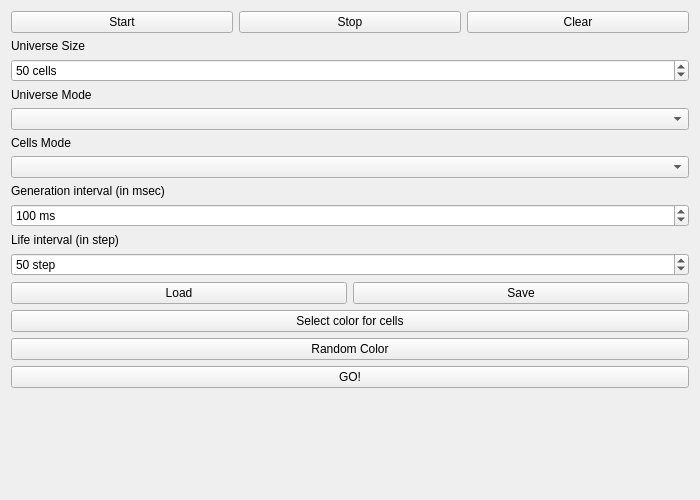
<?xml version="1.0" encoding="UTF-8"?>
<ui version="4.0">
 <class>MainWindow</class>
 <widget class="QMainWindow" name="MainWindow">
  <property name="geometry">
   <rect>
    <x>0</x>
    <y>0</y>
    <width>700</width>
    <height>500</height>
   </rect>
  </property>
  <property name="windowTitle">
   <string>Cellular Automata</string>
  </property>
  <widget class="QWidget" name="centralWidget">
   <layout class="QHBoxLayout" name="horizontalLayout">
    <item>
     <layout class="QHBoxLayout" name="mainLayout">
      <item>
       <layout class="QVBoxLayout" name="gameLayout"/>
      </item>
      <item>
       <layout class="QVBoxLayout" name="setLayout">
        <item>
         <layout class="QHBoxLayout" name="controlLayout">
          <item>
           <widget class="QPushButton" name="startButton">
            <property name="text">
             <string>Start</string>
            </property>
           </widget>
          </item>
          <item>
           <widget class="QPushButton" name="stopButton">
            <property name="text">
             <string>Stop</string>
            </property>
           </widget>
          </item>
          <item>
           <widget class="QPushButton" name="clearButton">
            <property name="text">
             <string>Clear</string>
            </property>
           </widget>
          </item>
         </layout>
        </item>
        <item>
         <widget class="QLabel" name="label">
          <property name="text">
           <string>Universe Size</string>
          </property>
         </widget>
        </item>
        <item>
         <widget class="QSpinBox" name="cellsControl">
          <property name="suffix">
           <string> cells</string>
          </property>
          <property name="minimum">
           <number>10</number>
          </property>
          <property name="maximum">
           <number>400</number>
          </property>
          <property name="value">
           <number>50</number>
          </property>
         </widget>
        </item>
        <item>
         <widget class="QLabel" name="label3">
          <property name="text">
           <string>Universe Mode</string>
          </property>
         </widget>
        </item>
        <item>
         <widget class="QComboBox" name="modeControl"/>
        </item>
        <item>
         <widget class="QLabel" name="label4">
          <property name="text">
           <string>Cells Mode</string>
          </property>
         </widget>
        </item>
        <item>
         <widget class="QComboBox" name="cellsMode"/>
        </item>
        <item>
         <widget class="QLabel" name="label2">
          <property name="text">
           <string>Generation interval (in msec)</string>
          </property>
         </widget>
        </item>
        <item>
         <widget class="QSpinBox" name="iterInterval">
          <property name="suffix">
           <string> ms</string>
          </property>
          <property name="minimum">
           <number>50</number>
          </property>
          <property name="maximum">
           <number>100000</number>
          </property>
          <property name="singleStep">
           <number>10</number>
          </property>
          <property name="value">
           <number>100</number>
          </property>
         </widget>
        </item>
        <item>
         <widget class="QLabel" name="label5">
          <property name="text">
           <string>Life interval (in step)</string>
          </property>
         </widget>
        </item>
        <item>
         <widget class="QSpinBox" name="lifeInterval">
          <property name="suffix">
           <string> step</string>
          </property>
          <property name="minimum">
           <number>1</number>
          </property>
          <property name="maximum">
           <number>1000</number>
          </property>
          <property name="value">
           <number>50</number>
          </property>
         </widget>
        </item>
        <item>
         <layout class="QHBoxLayout" name="fileLayout">
          <item>
           <widget class="QPushButton" name="loadButton">
            <property name="text">
             <string>Load</string>
            </property>
           </widget>
          </item>
          <item>
           <widget class="QPushButton" name="saveButton">
            <property name="text">
             <string>Save</string>
            </property>
           </widget>
          </item>
         </layout>
        </item>
        <item>
         <widget class="QPushButton" name="colorButton">
          <property name="text">
           <string>Select color for cells</string>
          </property>
         </widget>
        </item>
        <item>
         <widget class="QPushButton" name="randomButton">
          <property name="text">
           <string>Random Color</string>
          </property>
         </widget>
        </item>
        <item>
         <widget class="QPushButton" name="GoButton">
          <property name="text">
           <string>GO!</string>
          </property>
         </widget>
        </item>
        <item>
         <spacer name="verticalSpacer">
          <property name="orientation">
           <enum>Qt::Vertical</enum>
          </property>
          <property name="sizeHint" stdset="0">
           <size>
            <width>20</width>
            <height>40</height>
           </size>
          </property>
         </spacer>
        </item>
       </layout>
      </item>
     </layout>
    </item>
   </layout>
  </widget>
 </widget>
 <layoutdefault spacing="6" margin="11"/>
 <resources/>
 <connections/>
</ui>
